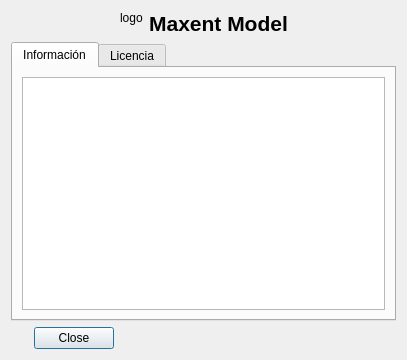
<?xml version="1.0" encoding="UTF-8"?>
<ui version="4.0">
 <class>Dialog</class>
 <widget class="QDialog" name="Dialog">
  <property name="geometry">
   <rect>
    <x>0</x>
    <y>0</y>
    <width>407</width>
    <height>360</height>
   </rect>
  </property>
  <property name="windowTitle">
   <string>Complemento MaxEnt Model</string>
  </property>
  <layout class="QGridLayout" name="gridLayout">
   <item row="0" column="1">
    <layout class="QHBoxLayout" name="horizontalLayout">
     <item>
      <widget class="QLabel" name="lblLogo">
       <property name="sizePolicy">
        <sizepolicy hsizetype="Fixed" vsizetype="Preferred">
         <horstretch>0</horstretch>
         <verstretch>0</verstretch>
        </sizepolicy>
       </property>
       <property name="maximumSize">
        <size>
         <width>35</width>
         <height>16777215</height>
        </size>
       </property>
       <property name="text">
        <string>logo</string>
       </property>
       <property name="alignment">
        <set>Qt::AlignLeading|Qt::AlignLeft|Qt::AlignTop</set>
       </property>
      </widget>
     </item>
     <item>
      <widget class="QLabel" name="label">
       <property name="maximumSize">
        <size>
         <width>200</width>
         <height>16777215</height>
        </size>
       </property>
       <property name="locale">
        <locale language="English" country="UnitedStates"/>
       </property>
       <property name="text">
        <string>&lt;!DOCTYPE HTML PUBLIC &quot;-//W3C//DTD HTML 4.0//EN&quot; &quot;http://www.w3.org/TR/REC-html40/strict.dtd&quot;&gt;
&lt;html&gt;&lt;head&gt;&lt;meta name=&quot;qrichtext&quot; content=&quot;1&quot; /&gt;&lt;style type=&quot;text/css&quot;&gt;
p, li { white-space: pre-wrap; }
&lt;/style&gt;&lt;/head&gt;&lt;body style=&quot; font-family:'MS Shell Dlg 2'; font-size:8pt; font-weight:400; font-style:normal;&quot;&gt;
&lt;p align=&quot;center&quot; style=&quot; margin-top:0px; margin-bottom:0px; margin-left:0px; margin-right:0px; -qt-block-indent:0; text-indent:0px;&quot;&gt;&lt;span style=&quot; font-family:'Droid Sans'; font-size:16pt; font-weight:600;&quot;&gt;Maxent Model&lt;/span&gt;&lt;/p&gt;&lt;/body&gt;&lt;/html&gt;</string>
       </property>
       <property name="alignment">
        <set>Qt::AlignCenter</set>
       </property>
      </widget>
     </item>
    </layout>
   </item>
   <item row="0" column="0">
    <spacer name="horizontalSpacer">
     <property name="orientation">
      <enum>Qt::Horizontal</enum>
     </property>
     <property name="sizeHint" stdset="0">
      <size>
       <width>40</width>
       <height>20</height>
      </size>
     </property>
    </spacer>
   </item>
   <item row="2" column="0">
    <widget class="QDialogButtonBox" name="buttonBox">
     <property name="orientation">
      <enum>Qt::Horizontal</enum>
     </property>
     <property name="standardButtons">
      <set>QDialogButtonBox::Close</set>
     </property>
    </widget>
   </item>
   <item row="0" column="2">
    <spacer name="horizontalSpacer_2">
     <property name="orientation">
      <enum>Qt::Horizontal</enum>
     </property>
     <property name="sizeHint" stdset="0">
      <size>
       <width>40</width>
       <height>20</height>
      </size>
     </property>
    </spacer>
   </item>
   <item row="1" column="0" colspan="3">
    <widget class="QTabWidget" name="tabWidget">
     <property name="locale">
      <locale language="Spanish" country="Spain"/>
     </property>
     <property name="currentIndex">
      <number>0</number>
     </property>
     <property name="movable">
      <bool>false</bool>
     </property>
     <widget class="QWidget" name="tabInfo">
      <attribute name="title">
       <string>Información</string>
      </attribute>
      <layout class="QFormLayout" name="formLayout">
       <item row="0" column="0" colspan="2">
        <widget class="QTextBrowser" name="tbInfo">
         <property name="readOnly">
          <bool>true</bool>
         </property>
         <property name="html">
          <string>&lt;!DOCTYPE HTML PUBLIC &quot;-//W3C//DTD HTML 4.0//EN&quot; &quot;http://www.w3.org/TR/REC-html40/strict.dtd&quot;&gt;
&lt;html&gt;&lt;head&gt;&lt;meta name=&quot;qrichtext&quot; content=&quot;1&quot; /&gt;&lt;style type=&quot;text/css&quot;&gt;
p, li { white-space: pre-wrap; }
&lt;/style&gt;&lt;/head&gt;&lt;body style=&quot; font-family:'MS Shell Dlg 2'; font-size:8.25pt; font-weight:400; font-style:normal;&quot;&gt;
&lt;p style=&quot;-qt-paragraph-type:empty; margin-top:0px; margin-bottom:0px; margin-left:0px; margin-right:0px; -qt-block-indent:0; text-indent:0px; font-family:'Sans Serif'; font-size:9pt;&quot;&gt;&lt;br /&gt;&lt;/p&gt;&lt;/body&gt;&lt;/html&gt;</string>
         </property>
         <property name="textInteractionFlags">
          <set>Qt::LinksAccessibleByMouse|Qt::TextSelectableByMouse</set>
         </property>
         <property name="openExternalLinks">
          <bool>true</bool>
         </property>
        </widget>
       </item>
      </layout>
     </widget>
     <widget class="QWidget" name="tabLicense">
      <attribute name="title">
       <string>Licencia</string>
      </attribute>
      <layout class="QVBoxLayout" name="verticalLayout_2">
       <item>
        <widget class="QTextBrowser" name="tbLicense">
         <property name="openExternalLinks">
          <bool>true</bool>
         </property>
        </widget>
       </item>
      </layout>
     </widget>
    </widget>
   </item>
  </layout>
 </widget>
 <resources/>
 <connections>
  <connection>
   <sender>buttonBox</sender>
   <signal>accepted()</signal>
   <receiver>Dialog</receiver>
   <slot>accept()</slot>
   <hints>
    <hint type="sourcelabel">
     <x>248</x>
     <y>254</y>
    </hint>
    <hint type="destinationlabel">
     <x>157</x>
     <y>274</y>
    </hint>
   </hints>
  </connection>
  <connection>
   <sender>buttonBox</sender>
   <signal>rejected()</signal>
   <receiver>Dialog</receiver>
   <slot>reject()</slot>
   <hints>
    <hint type="sourcelabel">
     <x>316</x>
     <y>260</y>
    </hint>
    <hint type="destinationlabel">
     <x>286</x>
     <y>274</y>
    </hint>
   </hints>
  </connection>
 </connections>
</ui>
